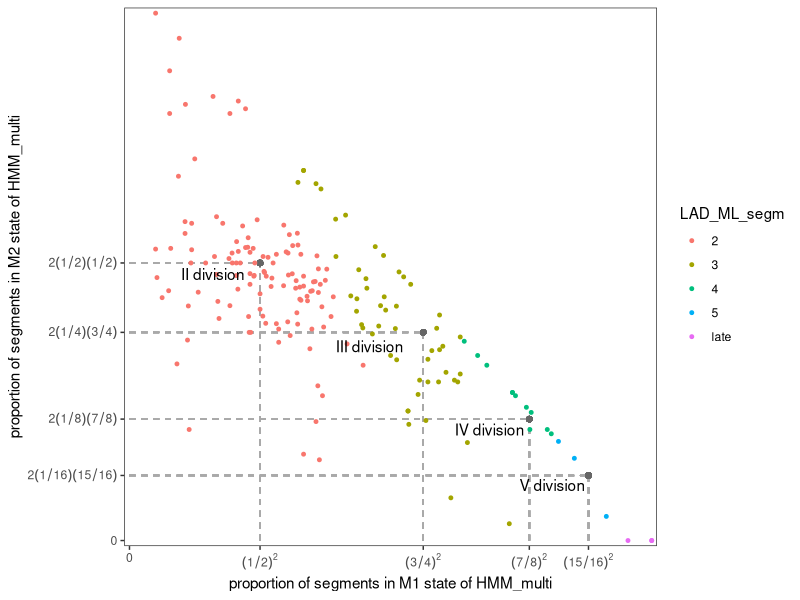
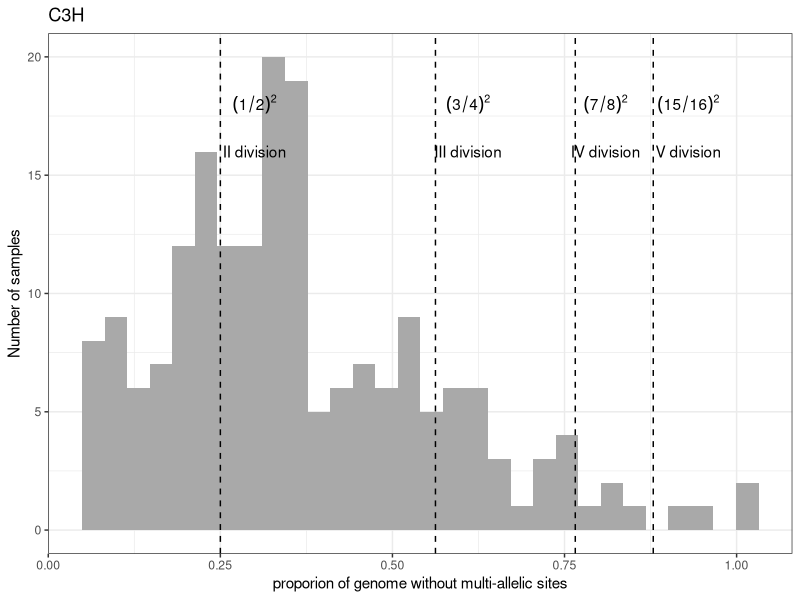
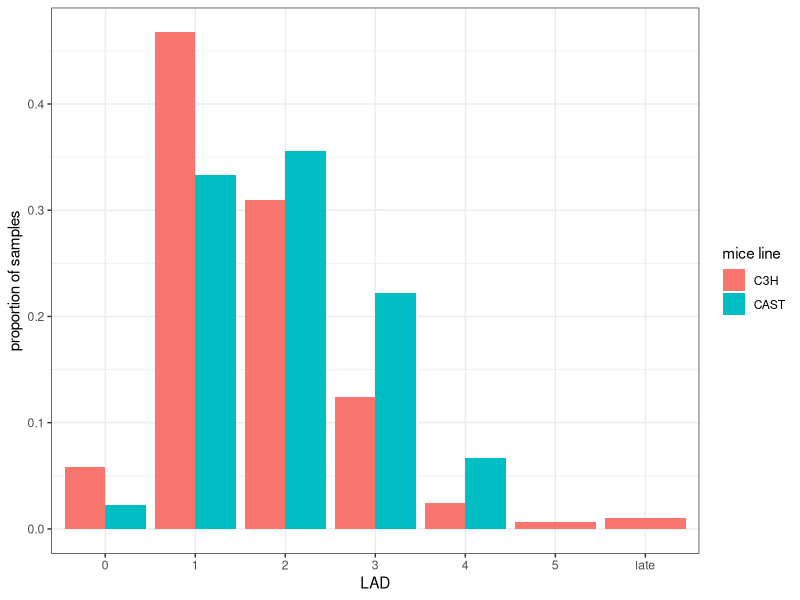

Write the R code that produced these figures, in order.
library(ggplot2)
library(dplyr)

divisions <- read.table("../results/Summary_LAD_with_symmetrical_no_mixtures.txt", header=TRUE, sep = ",")
divisions <- divisions[divisions$LAD_ML_segm != "0" & divisions$LAD_ML_segm != "1",]
plot_state1_2<-(ggplot(divisions, aes(x=segments_HMM_multi_state_M1_prop, y = segments_HMM_multi_state_M2_prop,col=LAD_ML_segm)) +
                geom_segment(aes(x = 1/4, y = 0, xend = 1/4, yend = 2/4), linetype="dashed",col="darkgrey") +
                geom_segment(aes(x = 0, y = 2/4, xend = 1/4, yend = 2/4), linetype="dashed",col="darkgrey") +
                geom_segment(aes(x = 9/16, y = 0, xend = 9/16, yend = 6/16), linetype="dashed",col="darkgrey") +
                geom_segment(aes(x = 0, y = 6/16, xend = 9/16, yend = 6/16), linetype="dashed",col="darkgrey") +
                geom_segment(aes(x = 49/64, y = 0, xend = 49/64, yend = 14/64), linetype="dashed",col="darkgrey") +
                geom_segment(aes(x = 0, y = 14/64, xend = 49/64, yend = 14/64), linetype="dashed",col="darkgrey") +
                geom_segment(aes(x = 225/256, y = 0, xend = 225/256, yend = 30/256), linetype="dashed",col="darkgrey") +
                geom_segment(aes(x = 0, y = 30/256, xend = 225/256, yend = 30/256), linetype="dashed",col="darkgrey") +
                geom_point(x=1/4, y=2/4, col="grey40") +
                geom_point(x=9/16, y=6/16, col="grey40") +
                geom_point(x=49/64, y=14/64, col="grey40") +
                geom_point(x=225/256, y=30/256, col="grey40") +
                geom_point(size=1) +
                annotate("text", x=0.16, y=0.48, label="II division") +
                annotate("text", x=0.46, y=0.35, label="III division") +
                annotate("text", x=0.69, y=0.2, label="IV division") +
                annotate("text", x=0.81, y=0.1, label="V division") +
                theme_bw()  +
                xlab("proportion of segments in M1 state of HMM_multi") +
                ylab("proportion of segments in M2 state of HMM_multi") +
                theme(panel.grid.major = element_blank(), panel.grid.minor = element_blank()) +
                scale_x_continuous(expand = c(0, 0.01), breaks = c(0, 1/4,9/16,49/64,225/256,1.2), labels = c("0", parse(text="(1/2)^2"), parse(text="(3/4)^2"), parse(text="(7/8)^2"), parse(text="(15/16)^2"),"")) +
                scale_y_continuous(expand = c(0, 0.01), breaks = c(0, 2/4,6/16,14/64,30/256,1.2), labels = c("0", parse(text="2*(1/2)*(1/2)"), parse(text="2*(1/4)*(3/4)"), parse(text="2*(1/8)*(7/8)"), parse(text="2*(1/16)*(15/16)"), ""))
)
ggsave(plot_state1_2, file="../plots/multi_hmm_state1_2_scatter.jpeg", width = 7, height = 7, dpi = 300)

plot_state1_distr <- (ggplot(divisions, aes(x=segments_HMM_multi_state_M1_prop)) 
                    + geom_histogram(fill="darkgrey")
                    + geom_vline(xintercept = 1/4,linetype="dashed")
                    + geom_vline(xintercept = 9/16, linetype="dashed")
                    + geom_vline(xintercept = 49/64, linetype="dashed")
                    + geom_vline(xintercept = 225/256, linetype="dashed")
                    + xlab("proporion of genome without multi-allelic sites")
                    + ylab("Number of samples")
                    + annotate("text", x=0.30, y=18, label="(1/2)^2",parse=TRUE)
                    + annotate("text", x=0.30, y=16, label="II division")
                    + annotate("text", x=0.61, y=18, label="(3/4)^2",parse=TRUE)
                    + annotate("text", x=0.61, y=16, label="III division")
                    + annotate("text", x=0.81, y=18, label="(7/8)^2",parse=TRUE)
                    + annotate("text", x=0.81, y=16, label="IV division")
                    + annotate("text", x=0.93, y=18, label="(15/16)^2",parse=TRUE)
                    + annotate("text", x=0.93, y=16, label="V division")
                    + theme_bw()
                    + ggtitle("C3H"))
ggsave(plot_state1_distr, file="../plots/multi_hmm_state1_distribution_C3H.jpeg", width = 9, height = 5, dpi = 300)

lad_by_line <- read.table("../results/LAD_ML_segm_by_mice_line_agg.txt", header=TRUE, sep=",")
lad_by_line <- lad_by_line %>%
  group_by(mice_line) %>%
  mutate(prop_one_driver = one_driver / sum(one_driver)) %>%
  ungroup()

MRCA_distr_by_line <- (ggplot(lad_by_line, aes(x = LAD_ML_segm, y=prop_one_driver,fill=mice_line))
                       + geom_bar(stat = "identity", position = "dodge")
                       + theme_bw()
                       + ylab("proportion of samples")
                       + scale_fill_discrete(name="mice line")
                       + xlab("LAD"))
ggsave(MRCA_distr_by_line, file="../plots/LAD_distribution_by_line.jpeg", width = 6, height = 4, dpi = 300)
